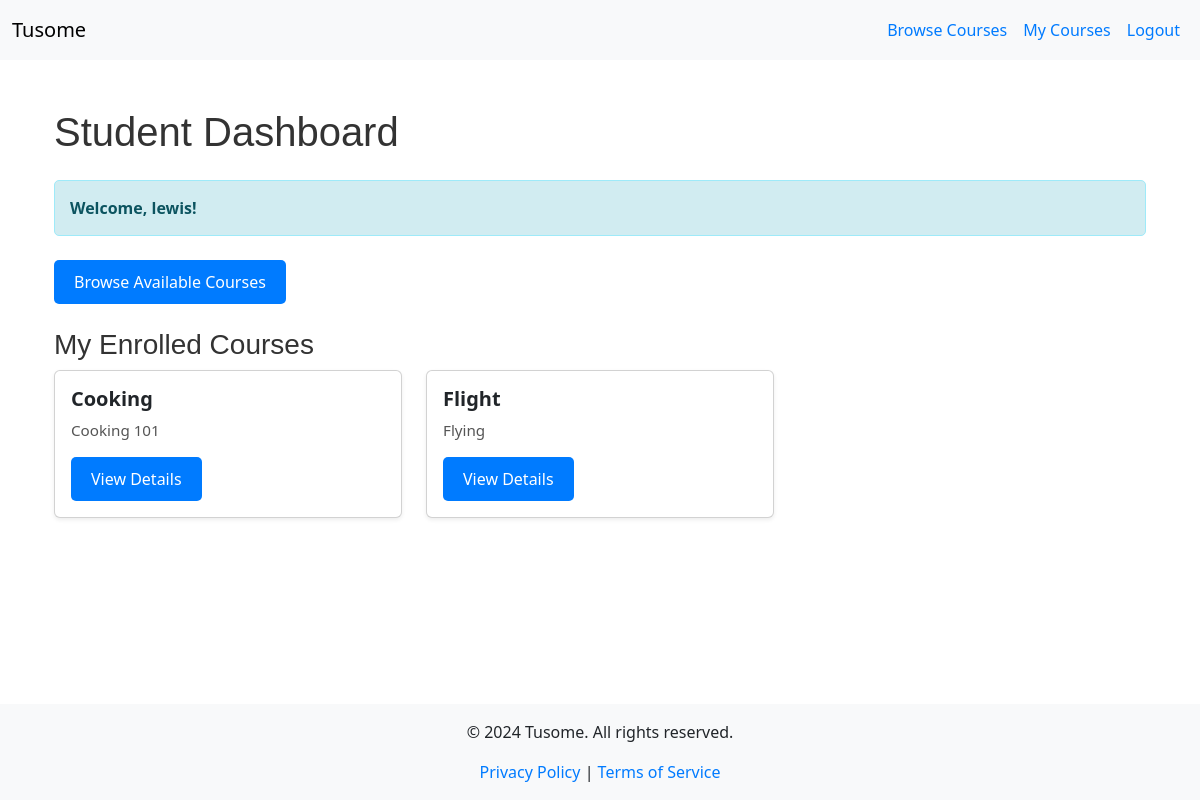
/student_dashboard (signed in), run on the app's committed database.
### models.py (models this page shows, shortened)
class User(UserMixin, db.Model):
    id = db.Column(db.Integer, primary_key=True)
    username = db.Column(db.String(150), unique=True, nullable=False)
    password = db.Column(db.String(150), nullable=False)
    role = db.Column(db.Enum(RoleEnum), nullable=False)  # Using Enum for roles
    instructor = db.relationship('Instructor', back_populates='user', uselist=False)
    student = db.relationship('Student', back_populates='user', uselist=False)

class Course(db.Model):
    id = db.Column(db.Integer, primary_key=True)
    title = db.Column(db.String(200), nullable=False)
    description = db.Column(db.Text, nullable=False)
    is_featured = db.Column(db.Boolean, default=False)
    instructor_id = db.Column(db.Integer, db.ForeignKey('instructor.id'), nullable=False)
    instructor = db.relationship('Instructor', back_populates='courses')
    lessons = db.relationship('Lesson', back_populates='course', lazy=True)
    quizzes = db.relationship('Quiz', back_populates='course', lazy=True)
    materials = db.relationship('CourseMaterial', back_populates='course', lazy=True)
    enrollments = db.relationship('Enrollment', back_populates='course', lazy=True)
    submissions = db.relationship('Submission', back_populates='course', lazy=True)

### app.py (the view)
@app.route('/student_dashboard')
@role_required(RoleEnum.STUDENT)
def student_dashboard():
    enrollments = current_user.student.enrollments
    courses = [enrollment.course for enrollment in enrollments]
    return render_template('student_dashboard.html', courses=courses)

### app.py (called while the page is built)
@app.context_processor
def inject_current_year():
    return {'current_year': datetime.utcnow().year}

@login_manager.user_loader
def load_user(user_id):
    return User.query.get(int(user_id))

@app.context_processor
def inject_roleenum():
    return dict(RoleEnum=RoleEnum)

def role_required(role):
    def decorator(f):
        @wraps(f)
        @login_required  # Ensure the user is logged in
        def decorated_function(*args, **kwargs):
            if current_user.role != role:
                flash('Access denied.', 'danger')
                return redirect(url_for('index'))
            return f(*args, **kwargs)
        return decorated_function
    return decorator

### templates/student_dashboard.html (shortened to what this page needs)
{% extends "base.html" %}
{% block content %}
<div class="container">
    <h1 class="my-4">Student Dashboard</h1>
    <div class="alert alert-info">
        <strong>Welcome, {{ current_user.username }}!</strong>
    </div>
    <div class="mt-4">
      <a href="{{ url_for('browse_courses') }}" class="btn btn-primary">Browse Available Courses</a>
    </div>
    <div class="mt-4">
      <h3>My Enrolled Courses</h3>
      {% if courses %}
        <div class="row">
          {% for course in courses %}
            <div class="col-md-4 mb-4">
              <div class="card h-100 shadow-sm">
                <div class="card-body d-flex flex-column">
                  <h5 class="card-title">{{ course.title }}</h5>
                  <p class="card-text">{{ course.description[:150] }}{% if course.description|length > 150 %}...{% endif %}</p>
                  <div class="mt-auto">
                    <a href="{{ url_for('course_details', course_id=course.id) }}" class="btn btn-primary">View Details</a>
                  </div>
                </div>
              </div>
            </div>
          {% endfor %}
        </div>
      {% else %}
        <p>You are not enrolled in any courses yet.</p>
      {% endif %}
    </div>
</div>
{% endblock %}

### static/css/style.css (style rules this page uses)
h1 { font-size: 2.5em; margin-bottom: 20px; }
.btn { padding: 10px 20px; border: none; border-radius: 5px; color: white; background-color: #007BFF; text-decoration: none; display: inline-block; transition: background-color 0.3s; }
h1, h2, h3 { color: #333; font-family: 'Arial', sans-serif; }
a { color: #007BFF; text-decoration: none; }
.card-title { font-size: 1.25rem; font-weight: bold; }
.card-text { font-size: 0.95rem; color: #555; }
.btn-primary { background-color: #007BFF; border-color: #007BFF; }
.alert-info { background-color: #d1ecf1; color: #0c5460; }
html, body { height: 100%; margin: 0; }
body { display: flex; flex-direction: column; }
.alert { margin-top: 10px; padding: 15px; border-radius: 5px; }

### templates/base.html (style rules this page uses)
html, body { height: 100%; margin: 0; }
body { display: flex; flex-direction: column; }

### data on the page
User: username "lewis"
Course: title "Cooking", description "Cooking 101"
Course: title "Flight", description "Flying"
